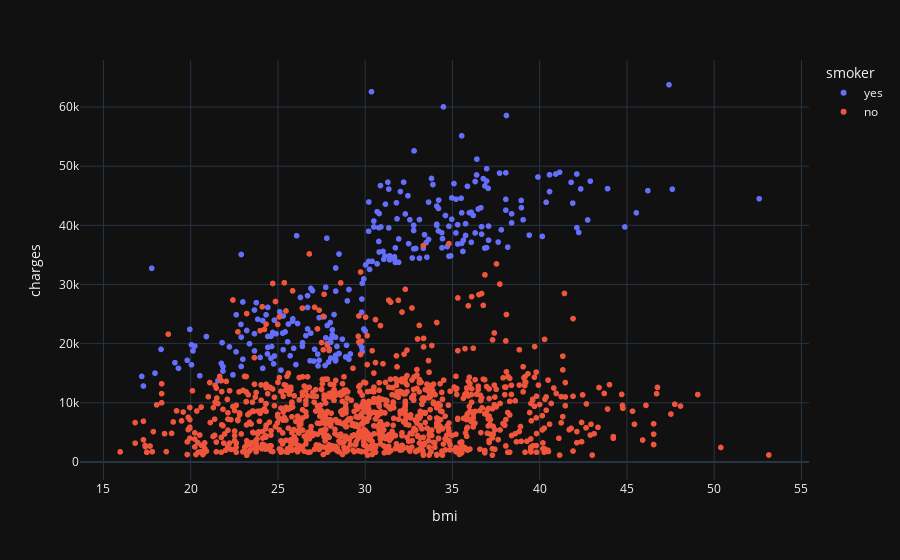

Notebook code cell kept with this figure:
### Code cell
px.scatter(df,x='bmi',y='charges',template='plotly_dark',color='smoker')

### Figure 1 — Plotly figure (JSON) as saved in the notebook; plotly's stock layout.template omitted (floating-point values rounded to 4 significant figures; data arrays with more than 128 entries replaced by an {"elided": "..."} marker saying what was removed)
{"data": [{"hovertemplate": "smoker=yes<br>bmi=%{x}<br>charges=%{y}<extra></extra>", "legendgroup": "yes", "marker": {"color": "#636efa", "symbol": "circle"}, "mode": "markers", "name": "yes", "showlegend": true, "type": "scattergl", "x": {"elided": "274 float values"}, "xaxis": "x", "y": {"elided": "274 float values"}, "yaxis": "y"}, {"hovertemplate": "smoker=no<br>bmi=%{x}<br>charges=%{y}<extra></extra>", "legendgroup": "no", "marker": {"color": "#EF553B", "symbol": "circle"}, "mode": "markers", "name": "no", "showlegend": true, "type": "scattergl", "x": {"elided": "1064 float values"}, "xaxis": "x", "y": {"elided": "1064 float values"}, "yaxis": "y"}], "layout": {"autosize": true, "legend": {"title": {"text": "smoker"}, "tracegroupgap": 0}, "margin": {"t": 60}, "xaxis": {"anchor": "y", "autorange": true, "domain": [0, 1], "range": [13.75, 55.34], "title": {"text": "bmi"}, "type": "linear"}, "yaxis": {"anchor": "x", "autorange": true, "domain": [0, 1], "range": [-3729.0, 68620.0], "title": {"text": "charges"}, "type": "linear"}}}
